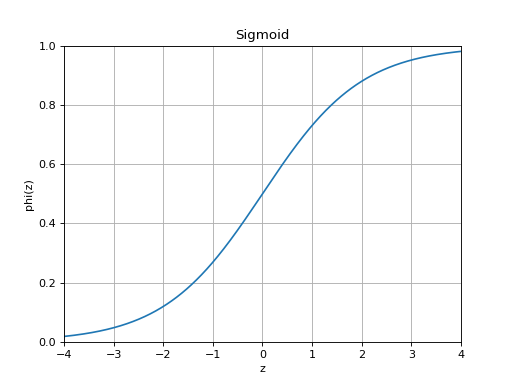

Source code (Python):
import numpy as np
import matplotlib.pyplot as plt

z = np.arange(-4, 4, .01)
phi_z = 1 / (1 + np.exp(-z))

fig = plt.figure()
ax = fig.add_subplot(111)
ax.plot(z, phi_z)
ax.set_ylim([0.0, 1.0])
ax.set_xlim([-4.0, 4.0])
ax.grid(True)
ax.set_xlabel('z')
ax.set_ylabel('phi(z)')
ax.set_title('Sigmoid')

plt.show()
